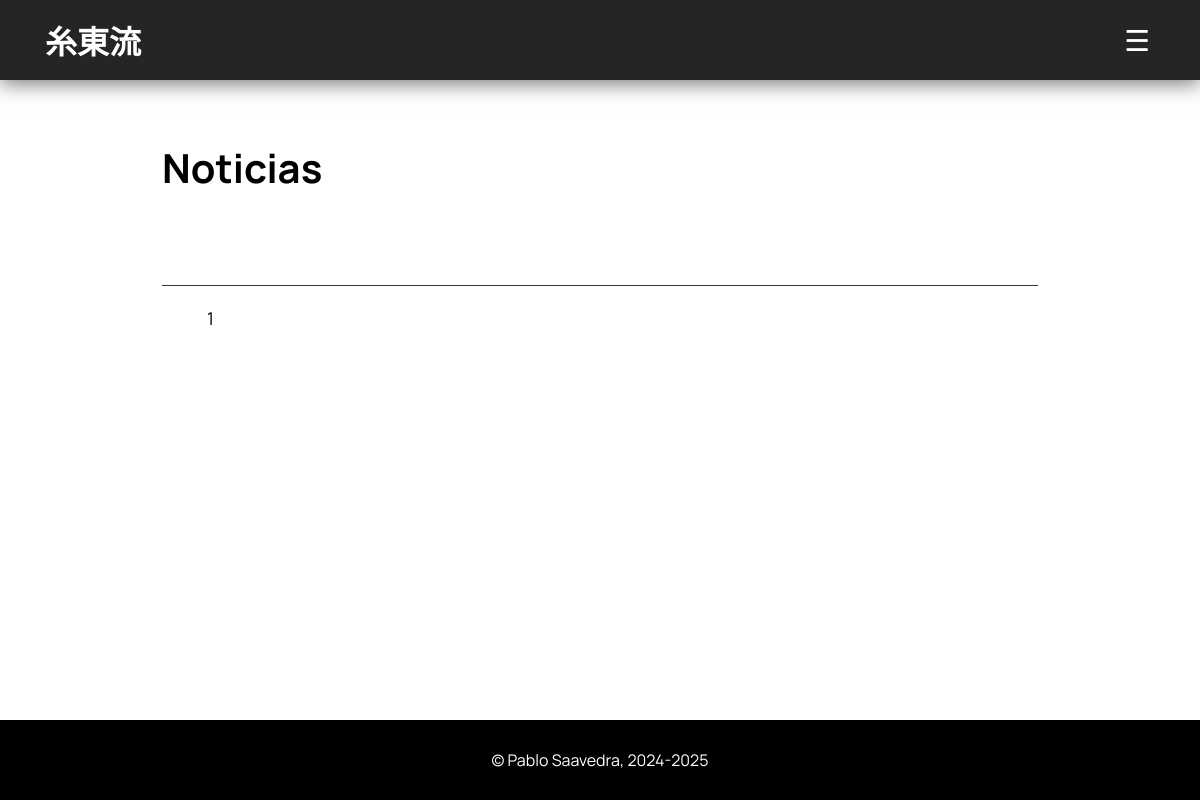
Page /paginas/noticias/noticias.php?pagina=2 on the earlier database version.
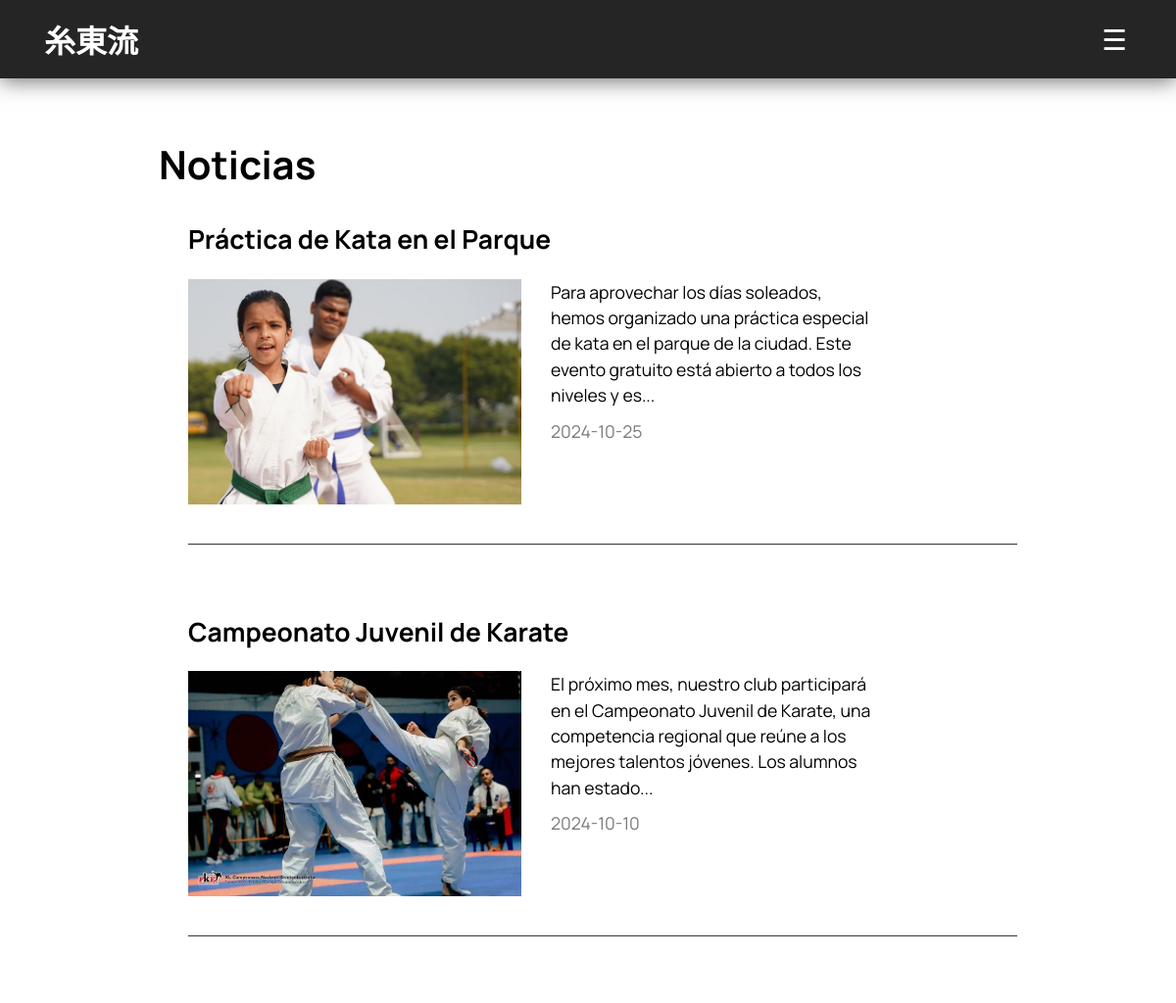
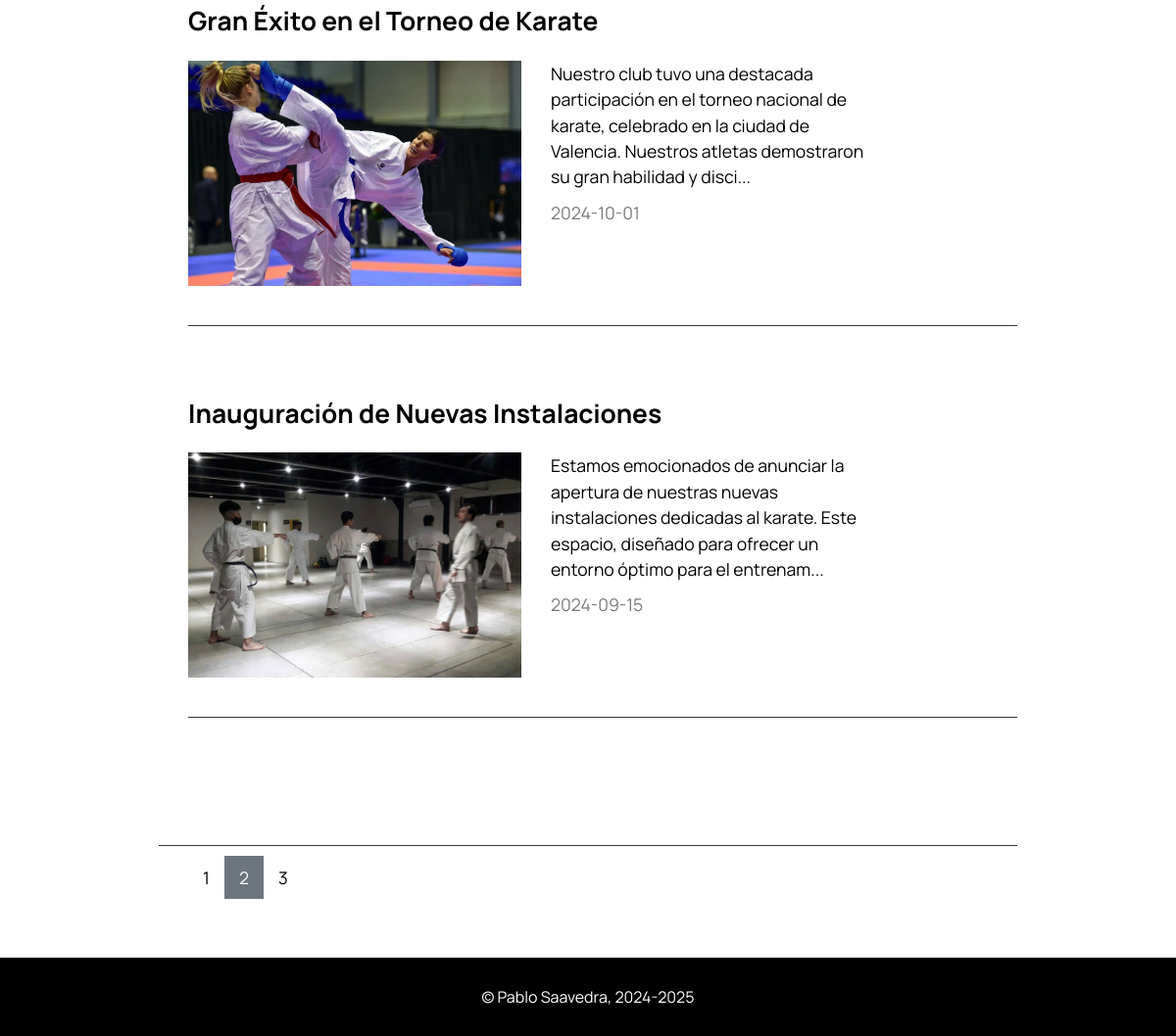
Same page on the later database version (2 pictures, top to bottom).
### tables this page shows
CREATE TABLE noticia (
    id INTEGER NOT NULL PRIMARY KEY AUTO_INCREMENT,
    titulo VARCHAR(150) NOT NULL,
    contenido TEXT NOT NULL,
    imagen VARCHAR(255),
    fecha_publicacion DATE NOT NULL
);

### php/funciones.php (the view, shortened to what this page needs)
<?php
    function dibujarCabecera($ruta_i, $ruta_soc, $ruta_serv, $ruta_tes, $ruta_not, $ruta_cit, $ruta_prod, $ruta_dojo, $ruta_acc, $usuario, $sesion){
        $resultado='';
        $resultado.="
            <header>
                <h1><a href='$ruta_i'>糸東流</a></h1>
                    <nav>
                        <ul>
        ";
        if($sesion == ""){
            $resultado .= "
                <li><a href='$ruta_serv'>SERVICIOS</a></li>
                <li><a href='$ruta_tes'>TESTIMONIOS</a></li>
            ";
        }
        if($sesion != "") {
            if($sesion == "admin"){
                $resultado .= "
                    <li><a href='$ruta_prod/productos.php'>PRODUCTOS</a></li>
                    <li><a href='$ruta_soc/socios.php'>SOCIOS</a></li>
                    <li><a href='$ruta_acc/cerrar-sesion.php'>CERRAR SESIÓN DE ADMINISTRADOR</a></li>
                ";
            } else {
                $usuario = strtoupper($usuario);
                $resultado .= "
                    <li><a href='$ruta_prod/productos-cli.php'>PRODUCTOS</a></li>
                    <li><a href='$ruta_soc/perfil-socio.php'>PERFIL</a></li>
                    <li class ='close-session'><a href='$ruta_acc/cerrar-sesion.php'>CERRAR SESIÓN DE $usuario</a></li>
                ";
            }
        } else {
            $resultado .= "<li><a href='$ruta_acc/acceso.php'>ACCEDER</a></li>";
        }
        $resultado .= "
                    </ul>
                </nav>
            <button id='menu-btn' aria-label='Toggle menu'>&#9776;</button>
            </header>
        ";
        return $resultado;
    }
    function imprimirPaginado($conexion, $pagina){
        $resultado='<ul>';
        $total='';
        $sql='SELECT COUNT(id) AS total FROM noticia';
        $consulta=$conexion->prepare($sql);
        $consulta->execute();
        $consulta->bind_result($total);
        while($consulta->fetch()){
            $total=intval($total);
        }
        $num_paginas=round($total/4);
        for($i=1; $i<=$num_paginas; $i++){
            if($pagina == $i){
                $resultado.="<a href='noticias.php?pagina=$i'><li class='marcado'>$i</li></a>";
            }else{
                $resultado.="<a href='noticias.php?pagina=$i'><li>$i</li></a>";
            }
        }
        $resultado.='</ul>';
        return $resultado;
    }
    function imprimirNoticias($conexion, $pagina){
        $offset = ($pagina - 1) * 4;
        $sql="SELECT id,titulo,contenido,imagen,fecha_publicacion
        FROM noticia
        WHERE fecha_publicacion <= CURDATE()
        ORDER BY fecha_publicacion DESC, id DESC
        LIMIT 4 OFFSET $offset";
        $ruta_index=false;
        $resultado=generarListaNoticias($sql, $conexion, $ruta_index);
        return $resultado;
    }
    function generarListaNoticias($sql, $conexion, $ruta_index){
        $resultado='';
        $consulta=$conexion->prepare($sql);
        $consulta->execute();
        $consulta->bind_result($id, $titulo, $contenido, $ruta_imagen, $fecha);
        while($consulta->fetch()){
            $contenido=substr($contenido, 0, 170);
            $enlace="noticia-comp.php?id=$id";
            $resultado.="
            <a href='$enlace'>
                <article class='noticia' data-id='$id'>
                    <h2>$titulo</h2>
                    <div class='contenido-noticia'>
                        <div class='img-noticia'>
                            <img src='$ruta_imagen'>
                        </div>
                        <div class='side-text'>
                            <p>$contenido...</p>
                            <p>$fecha</p>
                        </div>
                    </div>
                </article>
            </a>";
        }
        return $resultado;
    }

### paginas/noticias/noticias.php (shortened to what this page needs)
<!DOCTYPE html>
<html lang="es">
<head>
    <link rel="stylesheet" href="../../css/style.css">
    <link rel="stylesheet" href="../../css/style_noticias.css">
</head>
<body>
    <main class='principal-testimonios'>
        <?php
            $tipo_sesion = isset($_SESSION["tipo"]) ? $_SESSION["tipo"] : "";
            require_once '../../php/funciones.php';
            require_once '../../php/config.php';
            $conexion=conectar($nombre_host, $nombre_usuario, $password_db, $nombre_db);
            $ruta_i="../../index.php";
            $ruta_soc="../socios";
            $ruta_serv="../servicios/servicios.php";
            $ruta_tes="../testimonios/testimonios.php";
            $ruta_not="#";
            $ruta_cit="../citas/citas.php";
            $ruta_prod = "../productos";
            $ruta_dojo = "../dojo/dojo.php";
            $ruta_acc = "../acceder";
            echo dibujarCabecera($ruta_i, $ruta_soc, $ruta_serv, $ruta_tes, $ruta_not, $ruta_cit, $ruta_prod, $ruta_dojo, $ruta_acc, $usuario, $tipo_sesion);
        ?>
        <section class='noticias'>
            <h1>Noticias</h1>
            <div class='contenido-noticias'>
                <?php
                    $pagina='';
                    if(isset($_GET["pagina"])){
                        $pagina=$_GET["pagina"];
                    }else{
                        $pagina=1;
                    }
                    echo imprimirNoticias($conexion, $pagina);
                ?>
            </div>
        </section>
        <section class='paginado'>
            <?php
                echo imprimirPaginado($conexion, $pagina);
            ?>
        </section>
    </main>
    <?php
        include '../../php/footer.php';
    ?>
</body>
</html>

### php/footer.php
<footer>
    <p>&copy; Pablo Saavedra, 2024-2025</p>
</footer>

### css/style.css (style rules this page uses)
* { margin: 0; padding: 0; box-sizing: border-box; font-family: Manrope; }
body { height: 100vh; display: flex; flex-direction: column; }
main.principal-index, main.principal-socios, main.principal-testimonios, main.principal-servicios, main.principal-noticias, main.principal-citas, main.principal-dojo, main.principal-productos, main.principal-acceder { flex: 1; display: flex; flex-direction: column; }
a:link, a:visited, a:hover, a:active { text-decoration: none; color: inherit; }
header { position: sticky; top: 0; z-index: 1; background-color: rgb(37, 37, 37); box-shadow: 0px 3px 20px rgb(37, 37, 37, 0.65); color: white; height: 80px; display: flex; justify-content: space-between; align-items: center; }
header>h1 { margin: 0px 40px 0px 45px; min-width: 100px; font-size: 2em; font-weight: 600; -webkit-user-drag: none; user-select: none; }
#menu-btn { display: none; background: none; border: none; font-size: 1.8em; color: white; cursor: pointer; margin-right: 50px; }
nav ul li, #menu-btn, header>h1 { transition: 0.2s ease; }
article.noticia { font-size: 1.1em; line-height: 1.5; padding-bottom: 20px; margin-bottom: 70px; border-bottom: 1px solid rgb(54, 54, 54); min-width: 400px; transition: 0.3s ease; }
article.noticia p:last-of-type { margin-top: 10px; color: rgb(121, 121, 121); }
div.img-noticia { min-width: 340px; height: 230px; margin: 20px 0; overflow: hidden; }
article.noticia img { width: 100%; height: 100%; object-fit: cover; display: block; }
div.contenido-noticia { display: flex; flex-direction: row; }
div.side-text { padding: 20px 17% 0px 30px; word-wrap: break-word; word-break: break-word; white-space: normal; }
footer { background-color: black; color: white; margin-top: auto; min-height: 80px; display: flex; justify-content: center; align-items: center; }
footer p { margin: 0; }
@media (width <= 1417px) { #menu-btn { display: inline-block; } }

### css/style_noticias.css (style rules this page uses)
section.noticias, section.paginado, section.noticia-comp { width: 73%; max-width: 1180px; align-self: center; padding: 60px 0px 60px 0px; }
section.noticias h1, section.noticia-comp h1 { font-size: 40px; margin-bottom: 30px; }
div.contenido-noticias { padding-left: 30px; }
section.paginado { padding-top: 0; }
section.paginado ul { display: flex; flex-direction: row; justify-content: flex-start; border-top: 1px solid rgb(54, 54, 54); padding: 10px 0 0 30px; margin: 0; }
section.paginado ul li { list-style-type: none; padding: 10px 15px 10px 15px; font-size: 1.1rem; transition: 0.2s ease; }
section.paginado ul li.marcado { background-color: #6c757d; color: white; }

Differences in the rows shown:
added noticia: titulo "Práctica de Kata en el Parque", imagen (picture), contenido "Para aprovechar los días soleados, hemos organizado una práctica especial de kata en el parque de la ciudad. Este evento gratuito está abierto a todos los niveles y es", fecha_publicacion "2024-10-25"
added noticia: titulo "Campeonato Juvenil de Karate", imagen (picture), contenido "El próximo mes, nuestro club participará en el Campeonato Juvenil de Karate, una competencia regional que reúne a los mejores talentos jóvenes. Los alumnos han estado", fecha_publicacion "2024-10-10"
now on this page (row edited): noticia: titulo "Gran Éxito en el Torneo de Karate", imagen (picture), contenido "Nuestro club tuvo una destacada participación en el torneo nacional de karate, celebrado en la ciudad de Valencia. Nuestros atletas demostraron su gran habilidad y disci", fecha_publicacion "2024-10-01"
now on this page (row edited): noticia: titulo "Inauguración de Nuevas Instalaciones", imagen (picture), contenido "Estamos emocionados de anunciar la apertura de nuestras nuevas instalaciones dedicadas al karate. Este espacio, diseñado para ofrecer un entorno óptimo para el entrenam", fecha_publicacion "2024-09-15"
Other differences:
new list line: "2"
new list line: "3"
